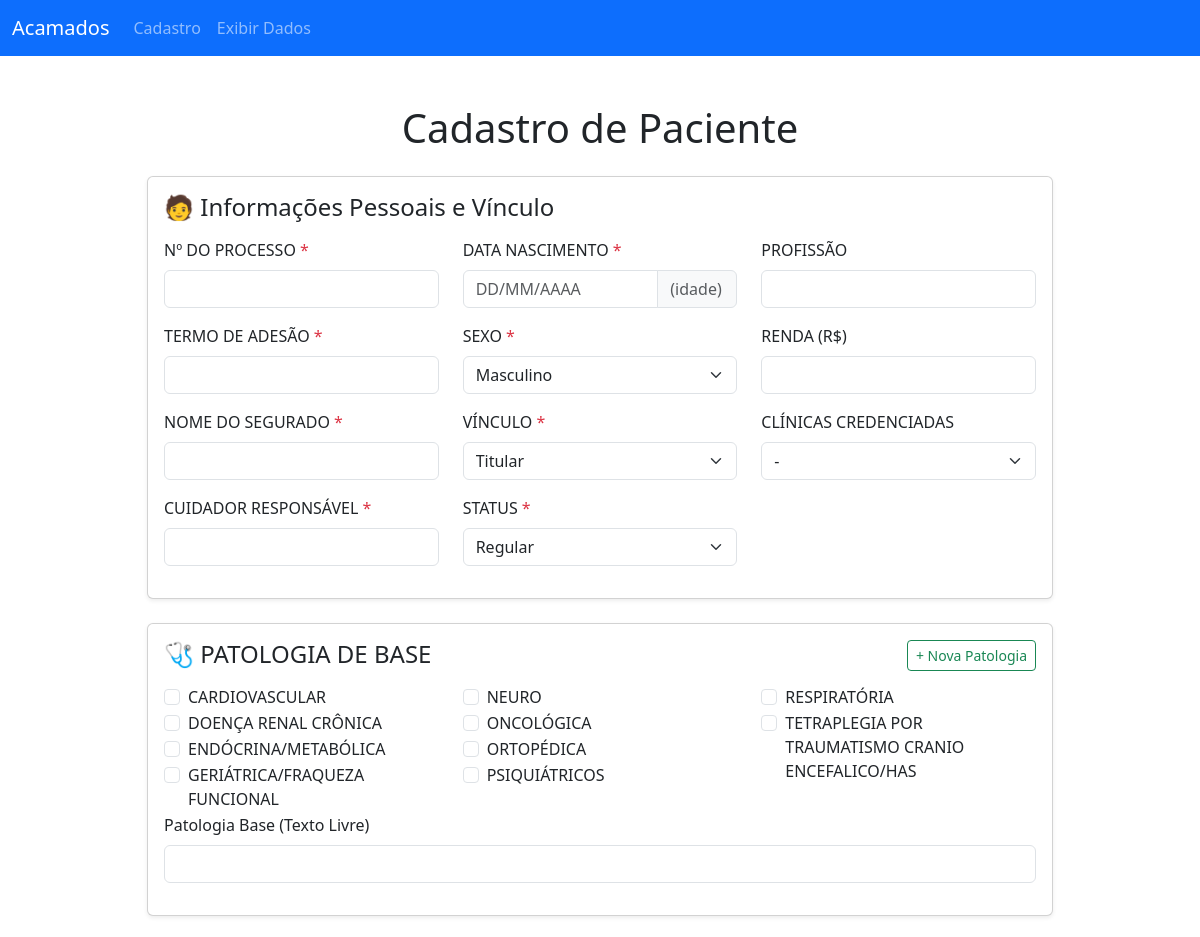
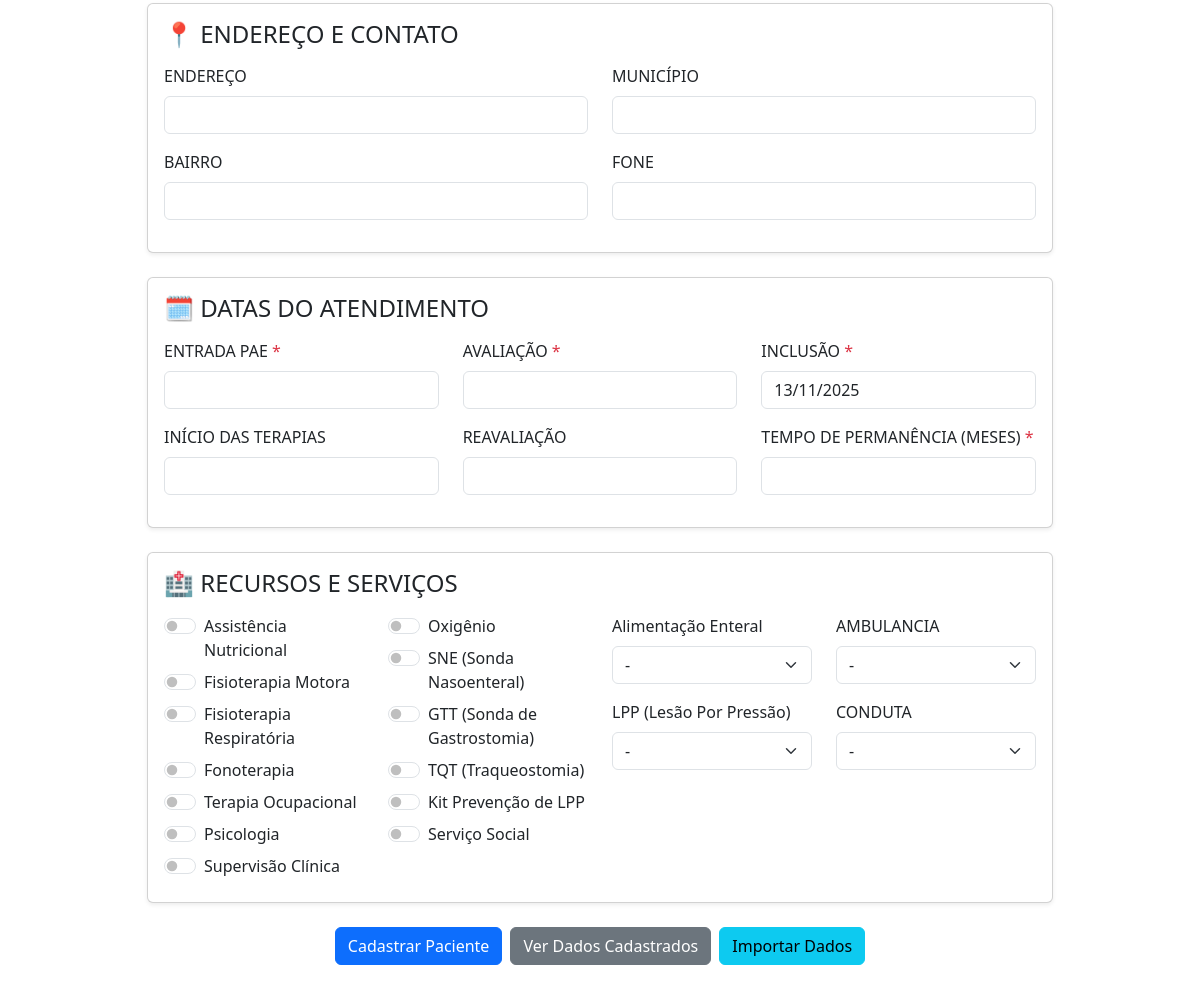
The app's page /acamados/dashboard/dashboard.php with its own data (2 pictures, top to bottom).
### tables this page shows
CREATE TABLE `patologias` (
  `id_patologia` int(11) NOT NULL,
  `nome_patologia` varchar(255) NOT NULL
);

### acamados/dashboard/_form_cadastro.php (the view, shortened to what the rows shown need)
<?php
global $patologias_list;
?>
<div class="container mt-5">
    <div class="row">
        <div class="col-md-10 mx-auto">
            <h1 class="text-center mb-4">Cadastro de Paciente</h1>
            <form method="POST" action="dashboard.php" id="form-paciente">
                <div class="card mb-4 shadow-sm">
                    <div class="card-body">
                        <div class="row" id="patologias-container">
                            <?php
                            $total_patologias = count($patologias_list);
                            $chunk_size = ($total_patologias > 0) ? max(1, ceil($total_patologias / 3)) : 0;
                            if ($chunk_size > 0) {
                                $chunks = array_chunk($patologias_list, $chunk_size);
                                foreach ($chunks as $i => $chunk):
                            ?>
                            <div class="col-md-4 patologia-chunk" data-chunk="<?php echo $i; ?>">
                                <?php foreach ($chunk as $patologia): ?>
                                    <div class="form-check" id="patologia-item-<?php echo $patologia['id_patologia']; ?>">
                                        <input class="form-check-input" type="checkbox" name="patologias[]" value="<?php echo $patologia['id_patologia']; ?>" id="patologia_<?php echo $patologia['id_patologia']; ?>"
                                            <?php echo in_array($patologia['id_patologia'], $patologias_selecionadas_val) ? 'checked' : ''; ?>>
                                        <label class="form-check-label" for="patologia_<?php echo $patologia['id_patologia']; ?>">
                                            <?php echo htmlspecialchars($patologia['nome_patologia']); ?>
                                        </label>
                                    </div>
                                <?php endforeach; ?>
                            </div>
                            <?php
                                endforeach;
                            } else {
                                echo '<div class="col-12"><p class="text-muted">Nenhuma patologia cadastrada. Use o botão acima para adicionar uma.</p></div>';
                            }
                            ?>
                        </div>
                    </div>
                </div>
            </form>
        </div>
    </div>
</div>
<br /><br />

### records on screen
patologias: nome_patologia "CARDIOVASCULAR"
patologias: nome_patologia "DOENÇA RENAL CRÔNICA"
patologias: nome_patologia "ENDÓCRINA/METABÓLICA"
patologias: nome_patologia "GERIÁTRICA/FRAQUEZA FUNCIONAL"
patologias: nome_patologia "NEURO"
patologias: nome_patologia "ONCOLÓGICA"
patologias: nome_patologia "ORTOPÉDICA"
patologias: nome_patologia "PSIQUIÁTRICOS"
patologias: nome_patologia "RESPIRATÓRIA"
patologias: nome_patologia "TETRAPLEGIA POR TRAUMATISMO CRANIO ENCEFALICO/HAS"
